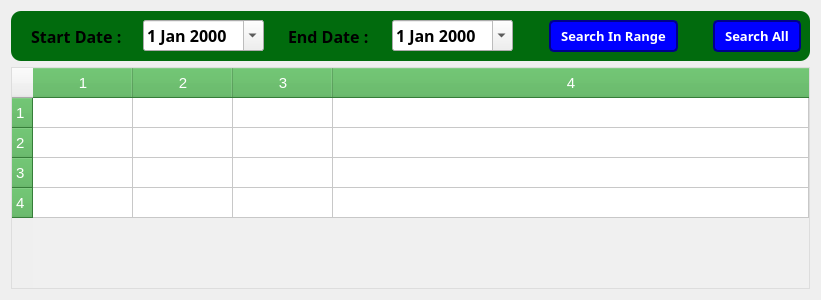
<?xml version="1.0" encoding="UTF-8"?>
<ui version="4.0">
 <class>Form</class>
 <widget class="QWidget" name="Form">
  <property name="geometry">
   <rect>
    <x>0</x>
    <y>0</y>
    <width>821</width>
    <height>300</height>
   </rect>
  </property>
  <property name="windowTitle">
   <string>Form</string>
  </property>
  <layout class="QVBoxLayout" name="verticalLayout">
   <item>
    <layout class="QVBoxLayout" name="verticalLayout_2">
     <item>
      <widget class="QFrame" name="headFrame">
       <property name="styleSheet">
        <string notr="true">#headFrame {
    background-color: rgb(1, 107, 13);
	border-radius: 10px
}
</string>
       </property>
       <property name="frameShape">
        <enum>QFrame::Shape::StyledPanel</enum>
       </property>
       <property name="frameShadow">
        <enum>QFrame::Shadow::Raised</enum>
       </property>
       <layout class="QHBoxLayout" name="horizontalLayout_4">
        <item alignment="Qt::AlignmentFlag::AlignHCenter">
         <widget class="QLabel" name="label">
          <property name="font">
           <font>
            <family>Cascadia Mono SemiBold</family>
            <pointsize>12</pointsize>
            <bold>true</bold>
           </font>
          </property>
          <property name="text">
           <string>Start Date : </string>
          </property>
         </widget>
        </item>
        <item>
         <widget class="QDateEdit" name="dateEdit">
          <property name="font">
           <font>
            <family>Cascadia Code SemiBold</family>
            <pointsize>12</pointsize>
            <bold>true</bold>
           </font>
          </property>
          <property name="acceptDrops">
           <bool>false</bool>
          </property>
          <property name="calendarPopup">
           <bool>true</bool>
          </property>
         </widget>
        </item>
        <item alignment="Qt::AlignmentFlag::AlignHCenter">
         <widget class="QLabel" name="label_2">
          <property name="font">
           <font>
            <family>Cascadia Code SemiBold</family>
            <pointsize>12</pointsize>
            <bold>true</bold>
           </font>
          </property>
          <property name="text">
           <string>End Date :</string>
          </property>
          <property name="margin">
           <number>10</number>
          </property>
          <property name="indent">
           <number>1</number>
          </property>
         </widget>
        </item>
        <item>
         <widget class="QDateEdit" name="dateEdit_2">
          <property name="font">
           <font>
            <family>Cascadia Code SemiBold</family>
            <pointsize>12</pointsize>
            <bold>true</bold>
           </font>
          </property>
          <property name="calendarPopup">
           <bool>true</bool>
          </property>
         </widget>
        </item>
        <item alignment="Qt::AlignmentFlag::AlignLeft">
         <widget class="QPushButton" name="pushButton_2">
          <property name="font">
           <font>
            <family>Cascadia Mono SemiBold</family>
            <pointsize>10</pointsize>
            <bold>true</bold>
           </font>
          </property>
          <property name="styleSheet">
           <string notr="true">#headFrame QPushButton {
    background-color: blue;
    color: white;
    border: 2px solid darkblue;
    border-radius: 5px;
    padding: 5px 10px;
	margin-left: 30px;
}

#headFrame QPushButton:hover {
    background-color: lightblue;
    color: black;
    border-color: blue;
}

#headFrame QPushButton:pressed {
    background-color: darkblue;
    border-color: darkblue;
}
</string>
          </property>
          <property name="text">
           <string>Search In Range</string>
          </property>
         </widget>
        </item>
        <item alignment="Qt::AlignmentFlag::AlignRight">
         <widget class="QPushButton" name="pushButton_3">
          <property name="font">
           <font>
            <family>Cascadia Mono SemiBold</family>
            <pointsize>10</pointsize>
            <bold>true</bold>
           </font>
          </property>
          <property name="styleSheet">
           <string notr="true">#headFrame QPushButton {
    background-color: blue;
    color: white;
    border: 2px solid darkblue;
    border-radius: 5px;
    padding: 5px 10px;
}

#headFrame QPushButton:hover {
    background-color: lightblue;
    color: black;
    border-color: blue;
}

#headFrame QPushButton:pressed {
    background-color: darkblue;
    border-color: darkblue;
}
</string>
          </property>
          <property name="text">
           <string>Search All</string>
          </property>
         </widget>
        </item>
       </layout>
      </widget>
     </item>
     <item>
      <widget class="QTableWidget" name="tableWidget">
       <property name="enabled">
        <bool>true</bool>
       </property>
       <property name="styleSheet">
        <string notr="true">QTableWidget {
    background-color: #f0f0f0;
    border: 1px solid #dddddd;
}

QHeaderView::section {
    background-color: #4CAF50;
    color: white;
    padding: 4px;
    font-size: 15px;
    text-align: center;
	font: 700 15pt &quot;Arial&quot;;
}

QTableView QScrollBar:vertical {
    background: #f0f0f0;
    width: 10px;
    margin: 0px 0px 0px 0px;
}

QTableWidget::item {
    background-color: #ffffff;
    color: black;
}

QTableWidget::item:selected {
    background-color: #ccffcc;
}
</string>
       </property>
       <property name="frameShape">
        <enum>QFrame::Shape::WinPanel</enum>
       </property>
       <property name="lineWidth">
        <number>2</number>
       </property>
       <property name="editTriggers">
        <set>QAbstractItemView::EditTrigger::NoEditTriggers</set>
       </property>
       <property name="textElideMode">
        <enum>Qt::TextElideMode::ElideLeft</enum>
       </property>
       <property name="gridStyle">
        <enum>Qt::PenStyle::SolidLine</enum>
       </property>
       <property name="wordWrap">
        <bool>false</bool>
       </property>
       <property name="rowCount">
        <number>4</number>
       </property>
       <property name="columnCount">
        <number>4</number>
       </property>
       <attribute name="horizontalHeaderCascadingSectionResizes">
        <bool>false</bool>
       </attribute>
       <attribute name="horizontalHeaderShowSortIndicator" stdset="0">
        <bool>false</bool>
       </attribute>
       <attribute name="horizontalHeaderStretchLastSection">
        <bool>true</bool>
       </attribute>
       <row/>
       <row/>
       <row/>
       <row/>
       <column/>
       <column/>
       <column/>
       <column/>
       <item row="0" column="0">
        <property name="text">
         <string/>
        </property>
       </item>
       <item row="0" column="3">
        <property name="text">
         <string/>
        </property>
       </item>
       <item row="1" column="0">
        <property name="text">
         <string/>
        </property>
       </item>
       <item row="1" column="1">
        <property name="text">
         <string/>
        </property>
       </item>
       <item row="1" column="2">
        <property name="text">
         <string/>
        </property>
       </item>
       <item row="2" column="1">
        <property name="text">
         <string/>
        </property>
       </item>
       <item row="3" column="0">
        <property name="text">
         <string/>
        </property>
       </item>
       <item row="3" column="2">
        <property name="text">
         <string/>
        </property>
       </item>
       <item row="3" column="3">
        <property name="text">
         <string/>
        </property>
       </item>
      </widget>
     </item>
    </layout>
   </item>
  </layout>
 </widget>
 <resources/>
 <connections/>
</ui>
